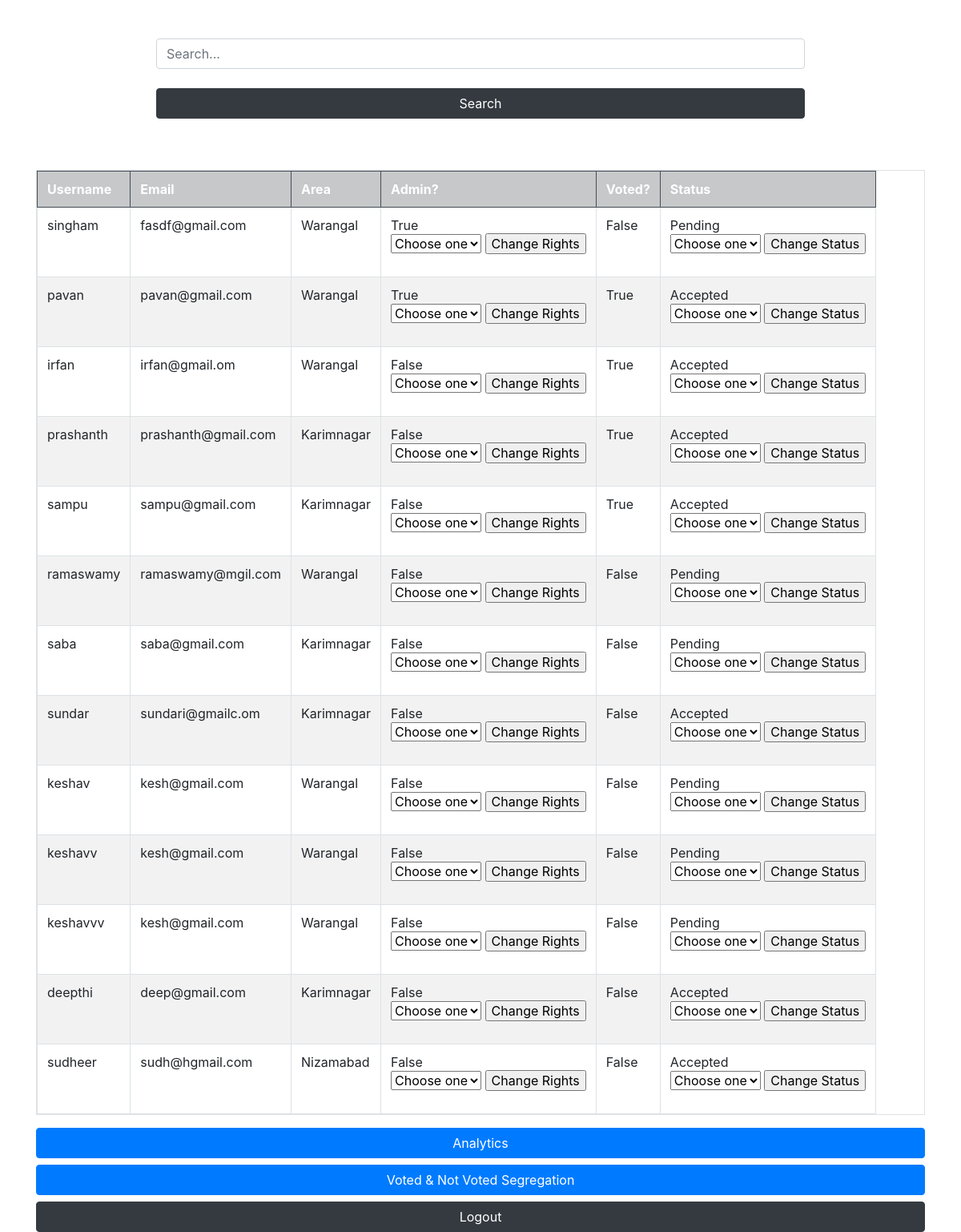
Page /permissons/ on the earlier database version.
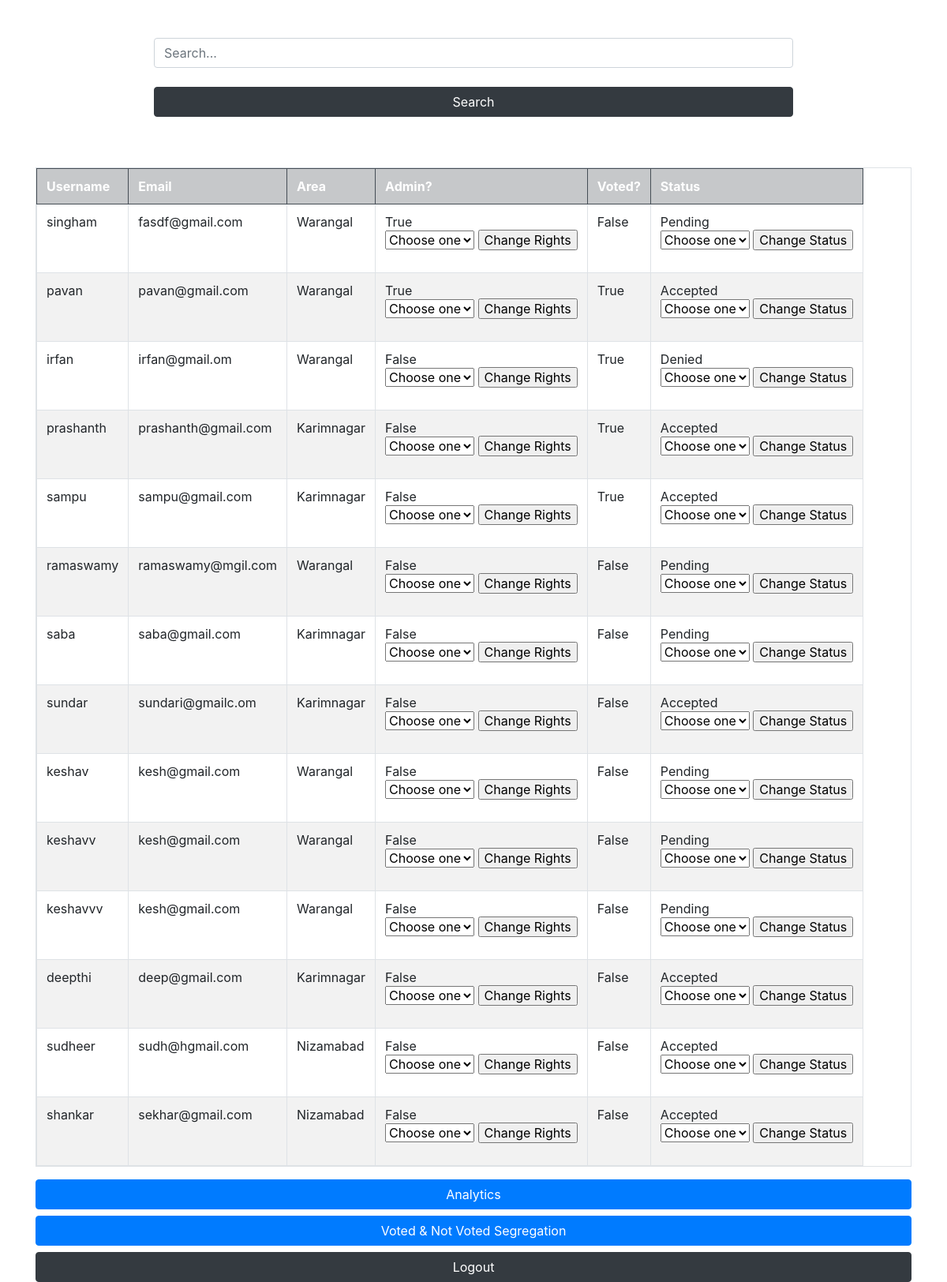
Same page on the later database version.
### voter/models.py (models this page shows, shortened)
class Voter(models.Model):
    PENDING = "Pending"
    ACCEPTED = "Accepted"
    DENIED = "Denied"
    STATUS_CHOICES = (
        (PENDING, "Pending"),(ACCEPTED, "Accepted"),(DENIED, "Denied")
    )
    user       = models.OneToOneField(User, on_delete=models.DO_NOTHING)
    is_admin   = models.BooleanField(default=False)
    is_voted   = models.BooleanField(default=False)
    status     = models.CharField(max_length=10, default=ACCEPTED, choices=STATUS_CHOICES)
    area       = models.ForeignKey(Area, on_delete=models.PROTECT)
    is_candidate = models.BooleanField(default=False)

class User(AbstractUser):
    first_name = models.CharField(max_length=255)
    last_name = models.CharField(max_length=255)
    email = models.CharField(max_length=255)
    username = models.CharField(max_length=255, unique=True)
    password = models.CharField(max_length=255)
    USERNAME_FIELD = 'username'
    REQUIRED_FIELDS = []

class Area(models.Model):
    area = models.CharField(max_length=20)
    area_id = models.IntegerField()
    def __str__(self) -> str:
        return self.area

### voter/views.py (the view)
# urls.py: path('permissons/', views.admin_permissions, name="admin-permissions"),
def admin_permissions(request):
    voter = Voter.objects.select_related('user').all()
    context = {
        'voters': voter,
    }
    return render(request, 'admin-permissions.html', context)

### templates/admin-permissions.html (shortened to what this page needs)
{% include 'base.html' %}
<div class="container" style="width: 70%">
    <form action="{% url 'search' %}" method="post">
        <input class='form-control' type="text" name="search" placeholder="Search...">
        <br>
        <input type="submit" class="btn btn-block btn-dark"value="Search">
    </form>
</div>
<center class="container">
    <table class="table table-striped table-hover table-bordered table-responsive">
        <tr class="table-dark">
          <th>Username</th>
          <th>Email</th>
          <th>Area</th>
          <th>Admin?</th>
          <th>Voted?</th>
          <th>Status</th>
        </tr>
        {% for voter in voters %}
            <tr>
                <td>{{voter.user.username}}</td>
                <td>{{voter.user.email}}</td>
                <td>{{voter.area}}</td>
                <td>
                    {{voter.is_admin}}
                    <br>
                    <form action="{% url 'admin-rights' username=voter.user.username %}" method="post">
                        <select name="admin_rights">
                            <option value="Choose"> Choose one </option>
                        </select>
                        <input type="submit" value="Change Rights">
                    </form>
                </td>
                <td>{{voter.is_voted}}</td>
                <td>
                    {{voter.status}}
                    <br>
                    <form action="{% url 'memeber-status-change' username=voter.user.username %}" method="post">
                        <select name="status_change">
                            <option value="Choose"> Choose one </option>
                        </select>
                        <input type="submit" value="Change Status">
                    </form>
                </td>
            </tr>
        {% endfor %}
    </table>
</center>
<div class="container">
    <a href="{% url 'admin-analytics' %}" class="btn btn-primary btn-block">Analytics</a>
    <a href="{% url 'admin-segregation' %}" class="btn btn-primary btn-block">Voted & Not Voted Segregation</a>
    <a href="{% url 'logoutt' %}" class="btn btn-block btn-dark">Logout</a>
</div>

Differences in the rows shown:
changed Voter "irfan": status "Accepted" → "Denied"
added Voter: user.username "shankar", user.email "sekhar@gmail.com", area "Nizamabad", is_admin "False", is_voted "False", status "Accepted"
